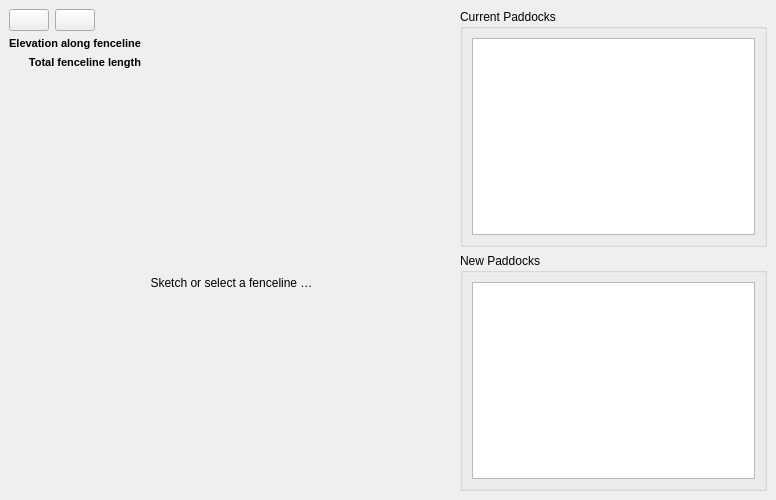
<?xml version="1.0" encoding="UTF-8"?>
<ui version="4.0">
 <class>InfrastructureProfileDockWidgetBase</class>
 <widget class="QDockWidget" name="InfrastructureProfileWidgetBase">
  <property name="geometry">
   <rect>
    <x>0</x>
    <y>0</y>
    <width>776</width>
    <height>500</height>
   </rect>
  </property>
  <property name="sizePolicy">
   <sizepolicy hsizetype="MinimumExpanding" vsizetype="MinimumExpanding">
    <horstretch>0</horstretch>
    <verstretch>0</verstretch>
   </sizepolicy>
  </property>
  <property name="layoutDirection">
   <enum>Qt::LeftToRight</enum>
  </property>
  <property name="windowTitle">
   <string>MLA Paddock Power | Plan Fences and Pipelines</string>
  </property>
  <widget class="QWidget" name="dockWidgetContents">
   <property name="sizePolicy">
    <sizepolicy hsizetype="MinimumExpanding" vsizetype="MinimumExpanding">
     <horstretch>0</horstretch>
     <verstretch>0</verstretch>
    </sizepolicy>
   </property>
   <property name="layoutDirection">
    <enum>Qt::LeftToRight</enum>
   </property>
   <property name="styleSheet">
    <string notr="true"/>
   </property>
   <layout class="QVBoxLayout" name="verticalLayout">
    <item>
     <layout class="QGridLayout" name="gridLayout">
      <property name="sizeConstraint">
       <enum>QLayout::SetDefaultConstraint</enum>
      </property>
      <item row="1" column="0">
       <widget class="QPushButton" name="sketchFencelineButton">
        <property name="toolTip">
         <string>Sketch a fenceline …</string>
        </property>
        <property name="text">
         <string/>
        </property>
        <property name="icon">
         <iconset>
          <normaloff>../../../images/new-split-paddock.png</normaloff>../../../images/new-split-paddock.png</iconset>
        </property>
       </widget>
      </item>
      <item row="3" column="3">
       <widget class="QLabel" name="fencelineLength">
        <property name="sizePolicy">
         <sizepolicy hsizetype="MinimumExpanding" vsizetype="Minimum">
          <horstretch>0</horstretch>
          <verstretch>0</verstretch>
         </sizepolicy>
        </property>
        <property name="font">
         <font>
          <pointsize>8</pointsize>
         </font>
        </property>
        <property name="text">
         <string/>
        </property>
       </widget>
      </item>
      <item row="4" column="0" colspan="4">
       <widget class="QLabel" name="placeholderLabel">
        <property name="sizePolicy">
         <sizepolicy hsizetype="MinimumExpanding" vsizetype="MinimumExpanding">
          <horstretch>0</horstretch>
          <verstretch>0</verstretch>
         </sizepolicy>
        </property>
        <property name="text">
         <string>Sketch or select a fenceline …</string>
        </property>
        <property name="alignment">
         <set>Qt::AlignCenter</set>
        </property>
       </widget>
      </item>
      <item row="2" column="0" colspan="3">
       <widget class="QLabel" name="elevationLabel">
        <property name="sizePolicy">
         <sizepolicy hsizetype="Minimum" vsizetype="Minimum">
          <horstretch>0</horstretch>
          <verstretch>0</verstretch>
         </sizepolicy>
        </property>
        <property name="font">
         <font>
          <pointsize>8</pointsize>
          <weight>75</weight>
          <bold>true</bold>
         </font>
        </property>
        <property name="text">
         <string notr="true">Elevation along fenceline</string>
        </property>
        <property name="alignment">
         <set>Qt::AlignRight|Qt::AlignTrailing|Qt::AlignVCenter</set>
        </property>
       </widget>
      </item>
      <item row="2" column="3">
       <widget class="QLabel" name="elevationStats">
        <property name="sizePolicy">
         <sizepolicy hsizetype="Preferred" vsizetype="Minimum">
          <horstretch>0</horstretch>
          <verstretch>0</verstretch>
         </sizepolicy>
        </property>
        <property name="font">
         <font>
          <pointsize>8</pointsize>
         </font>
        </property>
        <property name="text">
         <string/>
        </property>
       </widget>
      </item>
      <item row="3" column="0" colspan="3">
       <widget class="QLabel" name="fencelineLengthLabel">
        <property name="sizePolicy">
         <sizepolicy hsizetype="Minimum" vsizetype="Minimum">
          <horstretch>0</horstretch>
          <verstretch>0</verstretch>
         </sizepolicy>
        </property>
        <property name="font">
         <font>
          <pointsize>8</pointsize>
          <weight>75</weight>
          <bold>true</bold>
         </font>
        </property>
        <property name="text">
         <string>Total fenceline length</string>
        </property>
        <property name="alignment">
         <set>Qt::AlignRight|Qt::AlignTrailing|Qt::AlignVCenter</set>
        </property>
       </widget>
      </item>
      <item row="1" column="2">
       <widget class="QLabel" name="blankLabel">
        <property name="text">
         <string/>
        </property>
       </widget>
      </item>
      <item row="1" column="1">
       <widget class="QPushButton" name="selectFencelineButton">
        <property name="toolTip">
         <string>Select an existing fenceline …</string>
        </property>
        <property name="text">
         <string/>
        </property>
        <property name="icon">
         <iconset>
          <normaloff>../../../images/new-split-paddock.png</normaloff>../../../images/new-split-paddock.png</iconset>
        </property>
       </widget>
      </item>
      <item row="1" column="4" rowspan="4">
       <layout class="QVBoxLayout" name="paddockLayout">
        <property name="sizeConstraint">
         <enum>QLayout::SetDefaultConstraint</enum>
        </property>
        <item>
         <widget class="QGroupBox" name="currentPaddocksGroupBox">
          <property name="title">
           <string>Current Paddocks</string>
          </property>
          <layout class="QVBoxLayout" name="verticalLayout_3">
           <item>
            <widget class="QTableView" name="currentPaddocksTableView"/>
           </item>
          </layout>
         </widget>
        </item>
        <item>
         <widget class="QGroupBox" name="newPaddocksGroupBox">
          <property name="title">
           <string>New Paddocks</string>
          </property>
          <layout class="QVBoxLayout" name="verticalLayout_2">
           <item>
            <widget class="QTableView" name="tableView"/>
           </item>
          </layout>
         </widget>
        </item>
       </layout>
      </item>
     </layout>
    </item>
   </layout>
  </widget>
 </widget>
 <resources/>
 <connections/>
</ui>
